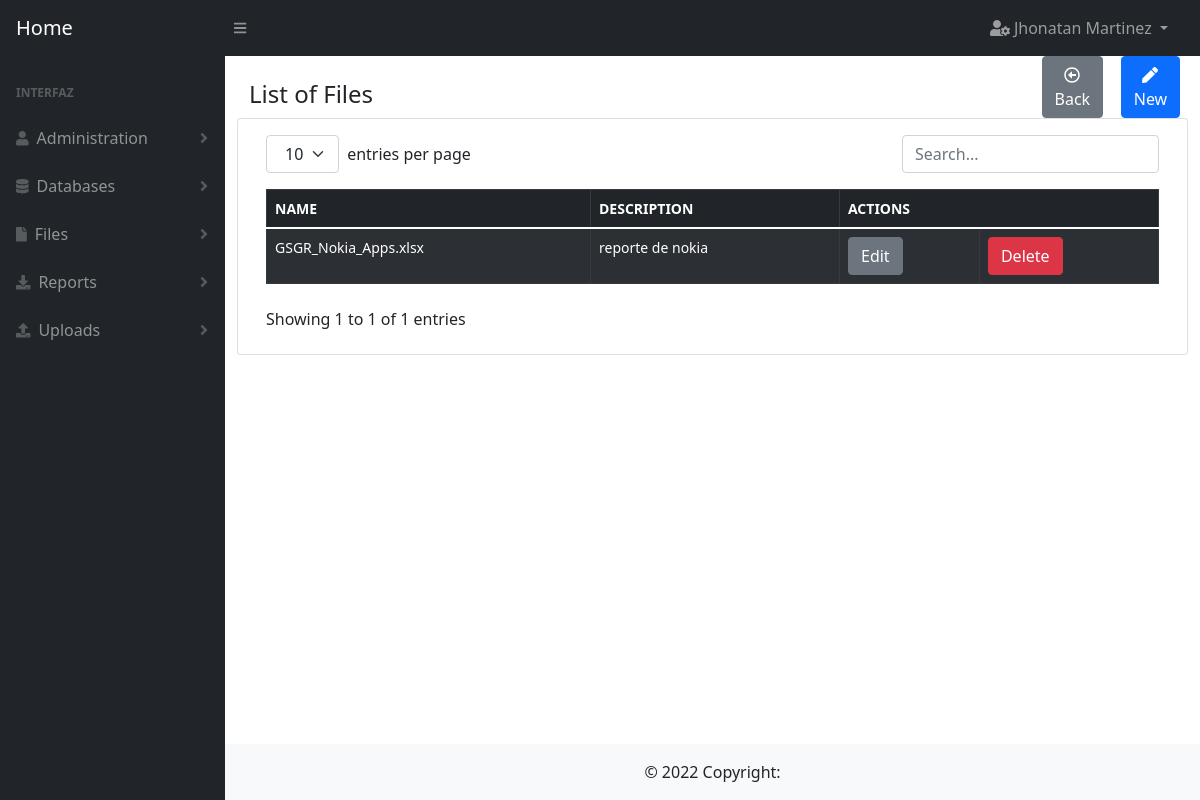
The app's page /file (signed in) with its own data.
### user/models.py (models this page shows)
class User(db.Model):
    __tablename__ = 'users'
    id = db.Column(db.Integer, primary_key=True)
    full_name = db.Column(db.String(100))
    email = db.Column(db.String(100), unique=True)
    password = db.Column(db.String(100))
    is_admin = db.Column(db.Boolean)
    role_id = db.Column(db.Integer, db.ForeignKey('roles.id'), nullable=True)
    created_at = db.Column(db.DateTime, default=datetime.datetime.now)

### file/models.py (models this page shows)
class File(db.Model):
    __tablename__ = 'files'
    id = db.Column(db.Integer, primary_key=True)
    name = db.Column(db.String(100), unique=True)
    description = db.Column(db.String(1000))
    columns = db.Column(db.String(1000))
    created_at = db.Column(db.DateTime, default=datetime.datetime.now)

### file/routes.py (the view)
@file.route(routes["index"])
@decorator(page=pages["index"])
def index():
    try:
        data = organize_data(data_model=models.File.query.order_by(models.File.id.desc()).all(),
                             show_columns=['id', 'name', 'description'])
        return render_template(templates["index"],
                               object_list=data)
    except Exception as exc:
        return show_error(pages["index"] + ': ' + str(exc))

### utils/auth.py (called while the page is built)
def has_permission(page):
    can_enter = False
    try:
        user = User.query.get(session['user_id'])
        if user.is_admin:
            can_enter = True
        else:
            page_id = Page.query.filter(Page.route == page).first().id
            permissions = Permission.query.filter_by(role_id=user.role_id, page_id=page_id).first()
            if permissions is not None:
                can_enter = True
    except Exception as exc:
        error_message = 'permission.queries.has_permission: ' + str(exc)
        print(error_message)
    finally:
        return can_enter

def decorator(page, url='index'):
    def _permissions(function):
        @wraps(function)
        def new_function(*args, **kwargs):
            if not has_permission(page=page):
                return show_message(id=1,
                                    url=url)
            return function(*args, **kwargs)
        return new_function
    return _permissions

### utils/main_functions.py (called while the page is built)
def organize_data(data_model, show_columns):
    object_list = []
    try:
        for row in data_model:
            dictionary = dict((column, getattr(row, column)) for column in row.__table__.columns.keys())
            delete_columns = []
            for key in dictionary.keys():
                if key not in show_columns:
                    delete_columns.append(key)
            for column in delete_columns:
                dictionary.pop(column)
            object_list.append(dictionary)
    except Exception as exc:
        error_message = __this + inspect.stack()[0][3] + ': ' + str(exc)
        print(error_message)
    finally:
        return object_list

### templates/file/index.html
{% extends 'base/index_forms.html' %}
{% block title%}
List of Files
{% endblock%}
{% block button_new%}
    onclick="window.location.href='{{ url_for('file.create') }}'"
{% endblock%}
{% block table_header_actions %}
<th colspan="3">ACTIONS</th>
{% endblock %}
{% block table_rows %}
    {% for row in object_list %}
        <tr>
            {% for key, value in row.items() %}
                {% if key != 'id'%}
                    <td>
                        {{value}}
                    </td>
                {% endif %}
            {% endfor %}
            <td><a href="{{ url_for('file.edit', id=row.id) }}" type="button" class="btn btn-secondary">Edit</a></td>
            <td><a href="{{ url_for('file.delete', id=row.id) }}" type="button" class="btn btn-danger">Delete</a></td>
        </tr>
    {% endfor %}
{% endblock %}

### templates/base/base.html (shortened to what this page needs)
<!DOCTYPE html>
<html lang="es">
<head>
    <link rel='stylesheet' href= "{{url_for('static', filename='css/styles.css')}}"/>
    <link rel='stylesheet' href= "{{url_for('static', filename='css/bootstrap.min.css')}}">
</head>
<body >
    <nav class="sb-topnav navbar navbar-expand navbar-dark bg-dark">
        <a class="navbar-brand ps-3" href="{{ url_for('index') }}">Home</a>
        <button class="btn btn-link btn-sm order-1 order-lg-0 me-4 me-lg-0" id="sidebarToggle" href="#"><i class="fas fa-bars"></i></button>
        <ul class="navbar-nav ms-auto ms-md-0 me-3 me-lg-4">
            <li class="nav-item dropdown">
                <a class="nav-link dropdown-toggle" id="navbarDropdown" href="#" role="button" data-bs-toggle="dropdown" aria-expanded="false">
                    <i class="fas fa-user-cog"></i> {{session['user']}}
                </a>
            </li>
        </ul>
    </nav>
    <div id="layoutSidenav">
        <div id="layoutSidenav_nav">
            <nav class="sb-sidenav accordion sb-sidenav-dark" id="sidenavAccordion">
                <div class="sb-sidenav-menu">
                    <div class="nav">
                        <div class="sb-sidenav-menu-heading">Interfaz</div>
                         <a class="nav-link collapsed" href="#" data-bs-toggle="collapse" data-bs-target="#collapseUsers" aria-expanded="false" aria-controls="collapseLayouts">
                            <div class="sb-nav-link-icon"><i class="fa fa-user"></i></div>
                            Administration
                            <div class="sb-sidenav-collapse-arrow"><i class="fas fa-angle-down"></i></div>
                        </a>
                        <a class="nav-link collapsed" href="#" data-bs-toggle="collapse" data-bs-target="#collapseDataBases" aria-expanded="false" aria-controls="collapseLayouts">
                            <div class="sb-nav-link-icon"><i class="fa fa-database"></i></div>
                            Databases
                            <div class="sb-sidenav-collapse-arrow"><i class="fas fa-angle-down"></i></div>
                        </a>
                         <a class="nav-link collapsed" href="#" data-bs-toggle="collapse" data-bs-target="#collapseFiles" aria-expanded="false" aria-controls="collapseLayouts">
                            <div class="sb-nav-link-icon"><i class="fa fa-file"></i></div>
                            Files
                            <div class="sb-sidenav-collapse-arrow"><i class="fas fa-angle-down"></i></div>
                        </a>
                        <a class="nav-link collapsed" href="#" data-bs-toggle="collapse" data-bs-target="#collapseReports" aria-expanded="false" aria-controls="collapseLayouts">
                            <div class="sb-nav-link-icon"><i class="fas fa-download"></i></div>
                            Reports
                            <div class="sb-sidenav-collapse-arrow"><i class="fas fa-angle-down"></i></div>
                        </a>
                        <a class="nav-link collapsed" href="#" data-bs-toggle="collapse" data-bs-target="#collapseUploads" aria-expanded="false" aria-controls="collapseLayouts">
                            <div class="sb-nav-link-icon"><i class="fas fa-upload"></i></div>
                            Uploads
                            <div class="sb-sidenav-collapse-arrow"><i class="fas fa-angle-down"></i></div>
                        </a>
                    </div>
                </div>
            </nav>
        </div>
        <div id="layoutSidenav_content">
            <main>
                <div class="container-fluid px-4">
                    <div class="row">
                        <div class="col-10">
                            <h4 class="mt-4">
                                {% block title %}{% endblock %}
                            </h4>
                        </div>
                        <div class="col-1">
                        {% block button1 %}
                        {% endblock %}
                        </div>
                        <div class="col-1">
                        {% block button2 %}
                        {% endblock %}
                        </div>
                    </div>
                    <div class="row">
                        <div class="card mb-4">
                            <div class="card-body">
                            {% block content %}{% endblock %}
                            </div>
                        </div>
                    </div>
                </div>
            </main>
            <footer class="bg-light text-center text-lg-start">
                <div class="text-center p-3" style="background-color: rgba(0, 0, 0, 0);">
                  © 2022 Copyright:
                </div>
            </footer>
        </div>
    </div>
</body>
</html>

### records on screen
User: user "Jhonatan Martinez"
File: name "GSGR_Nokia_Apps.xlsx", description "reporte de nokia"

### other values on screen
{{ key.upper() }} "NAME" "DESCRIPTION"
